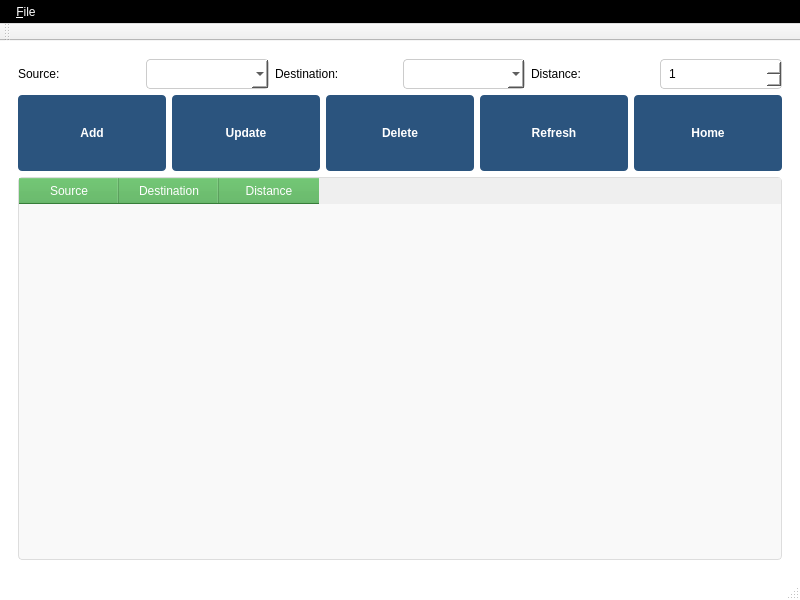
<?xml version="1.0" encoding="UTF-8"?>
<ui version="4.0">
 <class>GUI1Class</class>
 <widget class="QMainWindow" name="GUI1Class">
  <property name="geometry">
   <rect>
    <x>0</x>
    <y>0</y>
    <width>800</width>
    <height>600</height>
   </rect>
  </property>
  <property name="minimumSize">
   <size>
    <width>800</width>
    <height>600</height>
   </size>
  </property>
  <property name="windowTitle">
   <string>Graph Manager</string>
  </property>
  <property name="styleSheet">
   <string notr="true">
	   QMainWindow {
	   background-color: white;
	   }
	   QLabel, QPushButton, QLineEdit, QComboBox, QSpinBox, QTextEdit, QListWidget, QTableWidget {
	   color: black;
	   font-family: 'Segoe UI', Arial, sans-serif;
	   }
	   QPushButton {
	   background-color: #4CAF50;
	   color: white;
	   border: none;
	   padding: 8px 16px;
	   border-radius: 4px;
	   font-weight: bold;
	   margine: 40px;
	   width: 100px;
	   height: 60px;
	   }
	   QPushButton:hover {
	   background-color: #45a049;
	   }
	   QPushButton:pressed {
	   background-color: #3d8b40;
	   }
	   QPen{
	   font-size: 20px;
	   }
	   QTableRoads {
	   background-color: white;
	   color : white;
	   }
	   QLineEdit, QComboBox, QSpinBox {
	   border: 1px solid #ccc;
	   border-radius: 4px;
	   padding: 6px;
	   }
	   QTextEdit, QListWidget, QTableWidget {
	   border: 1px solid #ddd;
	   border-radius: 4px;
	   background-color: #f9f9f9;
	   font-size: 20px;
	   }
	   QTableWidget {
	   gridline-color: #ddd;
	   }
	   QHeaderView::section {
	   background-color: #4CAF50;
	   color: white;
	   padding: 4px;
	   }
	   QMenuBar {
	   background-color: black;
	   border-bottom: 1px solid #ddd;
	   }
	   QMenuBar::item {
	   padding: 5px 10px;
	   background: transparent;
	   color: white;
	   }
	   QMenuBar::item:selected {
	   background: #e0e0e0;
	   color: black;
	   }
	   QMenu {
	   background-color: white;
	   border: 1px solid #ddd;
	   color: black;
	   }
	   QMenu::item:selected {
	   background-color: black;
	   color: white;
	   }
   </string>
  </property>
  <widget class="QWidget" name="centralWidget">
   <layout class="QVBoxLayout" name="verticalLayout">
    <item>
     <widget class="QStackedWidget" name="stackedWidget">
      <property name="currentIndex">
       <number>2</number>
      </property>
      <widget class="QWidget" name="homePage">
       <layout class="QVBoxLayout" name="verticalLayout_2">
        <item>
         <widget class="QLabel" name="label">
          <property name="font">
           <font>
            <family>Segoe UI</family>
            <pointsize>20</pointsize>
            <bold>true</bold>
           </font>
          </property>
          <property name="styleSheet">
           <string notr="true">color: #2c3e50;</string>
          </property>
          <property name="text">
           <string>Graph Manager</string>
          </property>
          <property name="alignment">
           <set>Qt::AlignmentFlag::AlignCenter</set>
          </property>
         </widget>
        </item>
        <item>
         <widget class="QPushButton" name="btnCities">
          <property name="font">
           <font>
            <family>Segoe UI</family>
            <pointsize>12</pointsize>
            <bold>true</bold>
           </font>
          </property>
          <property name="styleSheet">
           <string notr="true">background-color: #2b547e;</string>
          </property>
          <property name="text">
           <string>Manage Cities</string>
          </property>
         </widget>
        </item>
        <item>
         <widget class="QPushButton" name="btnRoads">
          <property name="font">
           <font>
            <family>Segoe UI</family>
            <pointsize>12</pointsize>
            <bold>true</bold>
           </font>
          </property>
          <property name="styleSheet">
           <string notr="true">background-color: #2b547e;</string>
          </property>
          <property name="text">
           <string>Manage Roads</string>
          </property>
         </widget>
        </item>
        <item>
         <widget class="QPushButton" name="btnDisplay">
          <property name="font">
           <font>
            <family>Segoe UI</family>
            <pointsize>12</pointsize>
            <bold>true</bold>
           </font>
          </property>
          <property name="styleSheet">
           <string notr="true">background-color: #2b547e;</string>
          </property>
          <property name="text">
           <string>View Graph</string>
          </property>
         </widget>
        </item>
        <item>
         <widget class="QPushButton" name="btnSearch">
          <property name="font">
           <font>
            <family>Segoe UI</family>
            <pointsize>12</pointsize>
            <bold>true</bold>
           </font>
          </property>
          <property name="styleSheet">
           <string notr="true">background-color: #2b547e;</string>
          </property>
          <property name="text">
           <string>Find Paths</string>
          </property>
         </widget>
        </item>
        <item>
         <spacer name="verticalSpacer">
          <property name="orientation">
           <enum>Qt::Orientation::Vertical</enum>
          </property>
          <property name="sizeHint" stdset="0">
           <size>
            <width>20</width>
            <height>40</height>
           </size>
          </property>
         </spacer>
        </item>
       </layout>
      </widget>
      <widget class="QWidget" name="citiesPage">
       <layout class="QVBoxLayout" name="verticalLayout_3">
        <item>
         <layout class="QHBoxLayout" name="horizontalLayout">
          <item>
           <widget class="QLabel" name="label_2">
            <property name="text">
             <string>City Name:</string>
            </property>
           </widget>
          </item>
          <item>
           <widget class="QLineEdit" name="txtCityName">
            <property name="styleSheet">
             <string notr="true">color: black;
background: white;</string>
            </property>
           </widget>
          </item>
         </layout>
        </item>
        <item>
         <layout class="QHBoxLayout" name="horizontalLayout_2">
          <item>
           <widget class="QPushButton" name="btnAddCity">
            <property name="styleSheet">
             <string notr="true">background-color: #2b547e;</string>
            </property>
            <property name="text">
             <string>Add</string>
            </property>
           </widget>
          </item>
          <item>
           <widget class="QPushButton" name="btnUpdateCity">
            <property name="styleSheet">
             <string notr="true">background-color: #2b547e;</string>
            </property>
            <property name="text">
             <string>Update</string>
            </property>
           </widget>
          </item>
          <item>
           <widget class="QPushButton" name="btnDeleteCity">
            <property name="styleSheet">
             <string notr="true">background-color: #2b547e;</string>
            </property>
            <property name="text">
             <string>Delete</string>
            </property>
           </widget>
          </item>
          <item>
           <widget class="QPushButton" name="btnRefreshCities">
            <property name="styleSheet">
             <string notr="true">background-color: #2b547e;</string>
            </property>
            <property name="text">
             <string>Refresh</string>
            </property>
           </widget>
          </item>
          <item>
           <widget class="QPushButton" name="btnHome">
            <property name="styleSheet">
             <string notr="true">background-color: #2b547e;</string>
            </property>
            <property name="text">
             <string>Home</string>
            </property>
           </widget>
          </item>
         </layout>
        </item>
        <item>
         <widget class="QListWidget" name="listCities"/>
        </item>
       </layout>
      </widget>
      <widget class="QWidget" name="roadsPage">
       <layout class="QVBoxLayout" name="verticalLayout_4">
        <item>
         <layout class="QHBoxLayout" name="horizontalLayout_3">
          <item>
           <widget class="QLabel" name="label_3">
            <property name="text">
             <string>Source:</string>
            </property>
           </widget>
          </item>
          <item>
           <widget class="QComboBox" name="cmbSourceCity">
            <property name="styleSheet">
             <string notr="true">background-color:rgb(255, 255, 255);
color: black;</string>
            </property>
           </widget>
          </item>
          <item>
           <widget class="QLabel" name="label_4">
            <property name="text">
             <string>Destination:</string>
            </property>
           </widget>
          </item>
          <item>
           <widget class="QComboBox" name="cmbDestinationCity">
            <property name="styleSheet">
             <string notr="true">background-color:rgb(255, 255, 255);
color: black;</string>
            </property>
           </widget>
          </item>
          <item>
           <widget class="QLabel" name="label_5">
            <property name="text">
             <string>Distance:</string>
            </property>
           </widget>
          </item>
          <item>
           <widget class="QSpinBox" name="spinDistance">
            <property name="styleSheet">
             <string notr="true">background-color:rgb(255, 255, 255)</string>
            </property>
            <property name="minimum">
             <number>1</number>
            </property>
            <property name="maximum">
             <number>10000</number>
            </property>
           </widget>
          </item>
         </layout>
        </item>
        <item>
         <layout class="QHBoxLayout" name="horizontalLayout_4">
          <item>
           <widget class="QPushButton" name="btnAddRoad">
            <property name="styleSheet">
             <string notr="true">background-color: #2b547e;</string>
            </property>
            <property name="text">
             <string>Add</string>
            </property>
           </widget>
          </item>
          <item>
           <widget class="QPushButton" name="btnUpdateRoad">
            <property name="styleSheet">
             <string notr="true">background-color: #2b547e;</string>
            </property>
            <property name="text">
             <string>Update</string>
            </property>
           </widget>
          </item>
          <item>
           <widget class="QPushButton" name="btnDeleteRoad">
            <property name="styleSheet">
             <string notr="true">background-color: #2b547e;</string>
            </property>
            <property name="text">
             <string>Delete</string>
            </property>
           </widget>
          </item>
          <item>
           <widget class="QPushButton" name="btnRefreshRoads">
            <property name="styleSheet">
             <string notr="true">background-color: #2b547e;</string>
            </property>
            <property name="text">
             <string>Refresh</string>
            </property>
           </widget>
          </item>
          <item>
           <widget class="QPushButton" name="btnHome_2">
            <property name="styleSheet">
             <string notr="true">background-color: #2b547e;</string>
            </property>
            <property name="text">
             <string>Home</string>
            </property>
           </widget>
          </item>
         </layout>
        </item>
        <item>
         <widget class="QTableWidget" name="tableRoads">
          <column>
           <property name="text">
            <string>Source</string>
           </property>
           <property name="foreground">
            <brush brushstyle="NoBrush">
             <color alpha="255">
              <red>255</red>
              <green>255</green>
              <blue>255</blue>
             </color>
            </brush>
           </property>
          </column>
          <column>
           <property name="text">
            <string>Destination</string>
           </property>
          </column>
          <column>
           <property name="text">
            <string>Distance</string>
           </property>
          </column>
         </widget>
        </item>
       </layout>
      </widget>
      <widget class="QWidget" name="displayPage">
       <layout class="QVBoxLayout" name="verticalLayout_5">
        <item>
         <layout class="QHBoxLayout" name="horizontalLayout_5">
          <item>
           <widget class="QLabel" name="label_6">
            <property name="text">
             <string>City:</string>
            </property>
           </widget>
          </item>
          <item>
           <widget class="QComboBox" name="cmbDisplayCity">
            <property name="styleSheet">
             <string notr="true">color: black;
background: white;</string>
            </property>
           </widget>
          </item>
          <item>
           <widget class="QPushButton" name="btnDisplayNeighbors">
            <property name="styleSheet">
             <string notr="true">background-color: #2b547e;</string>
            </property>
            <property name="text">
             <string>Show Neighbors</string>
            </property>
           </widget>
          </item>
          <item>
           <widget class="QPushButton" name="btnDisplayFull">
            <property name="styleSheet">
             <string notr="true">background-color: #2b547e;</string>
            </property>
            <property name="text">
             <string>Show Full Graph</string>
            </property>
           </widget>
          </item>
          <item>
           <widget class="QPushButton" name="btnHome_3">
            <property name="styleSheet">
             <string notr="true">background-color: #2b547e;</string>
            </property>
            <property name="text">
             <string>Home</string>
            </property>
           </widget>
          </item>
         </layout>
        </item>
        <item>
         <widget class="QTextEdit" name="txtDisplay">
          <property name="styleSheet">
           <string notr="true">background: white;</string>
          </property>
         </widget>
        </item>
       </layout>
      </widget>
      <widget class="QWidget" name="searchPage">
       <layout class="QVBoxLayout" name="verticalLayout_6">
        <item>
         <layout class="QHBoxLayout" name="horizontalLayout_6">
          <item>
           <widget class="QLabel" name="label_7">
            <property name="text">
             <string>Start:</string>
            </property>
           </widget>
          </item>
          <item>
           <widget class="QComboBox" name="cmbStartCity">
            <property name="styleSheet">
             <string notr="true">color: black;
background: white;</string>
            </property>
           </widget>
          </item>
          <item>
           <widget class="QLabel" name="label_8">
            <property name="text">
             <string>End:</string>
            </property>
           </widget>
          </item>
          <item>
           <widget class="QComboBox" name="cmbEndCity">
            <property name="styleSheet">
             <string notr="true">background: white;
color: black;</string>
            </property>
           </widget>
          </item>
         </layout>
        </item>
        <item>
         <layout class="QHBoxLayout" name="horizontalLayout_7">
          <item>
           <widget class="QPushButton" name="btnDijkstra">
            <property name="styleSheet">
             <string notr="true">background-color: #2b547e;</string>
            </property>
            <property name="text">
             <string>Dijkstra</string>
            </property>
           </widget>
          </item>
          <item>
           <widget class="QPushButton" name="btnDFS">
            <property name="styleSheet">
             <string notr="true">background-color: #2b547e;</string>
            </property>
            <property name="text">
             <string>DFS</string>
            </property>
           </widget>
          </item>
          <item>
           <widget class="QPushButton" name="btnBFS">
            <property name="styleSheet">
             <string notr="true">background-color: #2b547e;</string>
            </property>
            <property name="text">
             <string>BFS</string>
            </property>
           </widget>
          </item>
          <item>
           <widget class="QPushButton" name="btnHome_4">
            <property name="styleSheet">
             <string notr="true">background-color: #2b547e;</string>
            </property>
            <property name="text">
             <string>Home</string>
            </property>
           </widget>
          </item>
         </layout>
        </item>
        <item>
         <widget class="QTextEdit" name="txtResults"/>
        </item>
       </layout>
      </widget>
     </widget>
    </item>
   </layout>
  </widget>
  <widget class="QMenuBar" name="menuBar">
   <property name="geometry">
    <rect>
     <x>0</x>
     <y>0</y>
     <width>800</width>
     <height>26</height>
    </rect>
   </property>
   <widget class="QMenu" name="menuFile">
    <property name="title">
     <string>&amp;File</string>
    </property>
    <addaction name="actionSave"/>
    <addaction name="actionLoad"/>
   </widget>
   <addaction name="menuFile"/>
  </widget>
  <widget class="QToolBar" name="mainToolBar">
   <attribute name="toolBarArea">
    <enum>TopToolBarArea</enum>
   </attribute>
   <attribute name="toolBarBreak">
    <bool>false</bool>
   </attribute>
  </widget>
  <widget class="QStatusBar" name="statusBar"/>
  <action name="actionSave">
   <property name="text">
    <string>&amp;Save</string>
   </property>
  </action>
  <action name="actionLoad">
   <property name="text">
    <string>&amp;Load</string>
   </property>
  </action>
 </widget>
 <resources/>
 <connections/>
</ui>
